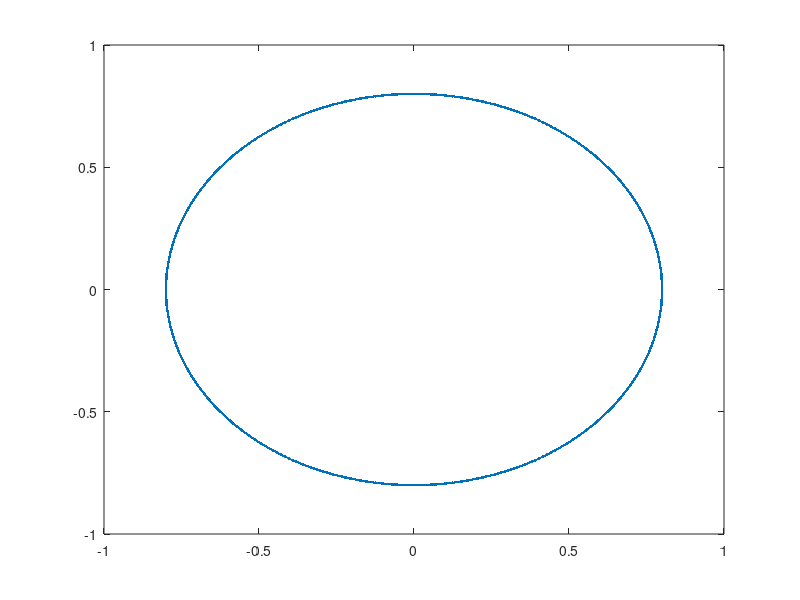

MATLAB code to generate this figure: (Note: this script raises an error after producing the figure.)
%% Laplace circle 

close all;
clear all;

%% Problem parameters :

tol = 1e-4;
r = 0.8;
Ncharges = 1000;
Nx = 500;
Ny = 500;
k = 23;

%% Geometry 

% Grid
Xmin = -1;
Xmax = 1;
Ymin = -1;
Ymax = 1;

Xaxis = linspace(Xmin,Xmax,Nx);
Yaxis = linspace(Xmin,Xmax,Ny)';
gridX = repmat(Xaxis,Ny,1);
gridY = repmat(Yaxis,1,Nx);
gridX = gridX(:);
gridY = gridY(:);
Ngrid = length(gridX);


% Charges
chargesX = r*cos(2*pi*1/Ncharges*(0:Ncharges-1));
chargesY = r*sin(2*pi*1/Ncharges*(0:Ncharges-1));
chargesQ = (rand(Ncharges,1)-1/2)*2/Ncharges;

% Plot the case geometry
figure
plot(chargesX,chargesY,'.');
xlim([Xmin,Xmax]);
ylim([Ymin,Ymax]);


%% Choose the parameter a
Rmax = 2*sqrt(Xmax^2 + Ymax^2);
bessYZs = BesselYZeros(Inf,0,2,k*Rmax);
Rmax = max(bessYZs)/k;
a = sqrt(sqrt(log(1/tol)))/sqrt(sqrt(Ncharges*Nx*Ny))/1.7; % To be modified later
Rmin = a*Rmax;

%% Compute the radial quadrature

D = 2;
c = Inf;
G = @(x)(bessely(0,k*x));
G_norm = @(X)(G(Rmax*X));
tolQuadRad = tol*a;

[ alpha,bessZs,~,resL2 ] = BesselQuadSchmidt( D,c,G_norm,a,1,tolQuadRad,k*Rmax,600);
fApprox = @(x)(besselApprox(bessZs,alpha,0,x,0));
P = length(alpha);

%% Circular quadrature 

asympt = log(8*norm(alpha,1)/tol);
ksi = [];
w = [];
for p = 1:P
    Np = fix((exp(1)*bessZs(p) + asympt))+1;
    err(p) = 3*(exp(1)*bessZs(p)/Np)^Np;
    ksi = [ksi bessZs(p)*exp(1i*(0:Np-1)/Np*2*pi)];
    w = [w alpha(p)/Np*ones(1,Np)];
end

%% Produit matrice vecteur lointain : 

tic

% 1. Passage en fourier non uniforme

nj = Ncharges;
xj = chargesX/Rmax;
yj = chargesY/Rmax;
cj = chargesQ;
iflag = -1; 

nk = length(ksi);
sk = real(ksi)';
tk = imag(ksi)';

aux = nufft2d3(nj,xj,yj,cj,iflag,1e-15,nk,sk,tk);

% 2. Retour en espace
nj = nk;
xj = sk;
yj = tk;
cj = aux.*w';
iflag = 1; 

nk = Nx*Ny;
sk = gridX/Rmax;
tk = gridY/Rmax;

field = nufft2d3(nj,xj,yj,cj,iflag,1e-4,nk,sk,tk)+ G(k*Rmax)*sum(chargesQ);

%% Produit proche

[I,rxy] = rangesearch([chargesX(:) chargesY(:)],[gridX(:) gridY(:)],1.5*Rmin);
jdx = cell2mat(I')';
rxy = cell2mat(rxy')';
idx = zeros(size(jdx));
j = 1;
for i=1:length(I);
    idx(j:j+length(I{i})-1) = i;
    j = j + length(I{i});
end

% Exact value of the green kernel
Gxy = G(rxy);
Gxy(rxy < 1e-15) = 0;
% SCSD values
SCSDxy = fApprox(rxy/Rmax) + G(Rmax);

% Matrix value
val = Gxy - SCSDxy;

% Compute correction matrix
M = sparse(idx,jdx,val,Nx*Ny,Ncharges);

field = field + M*chargesQ;


%% Affichage 

figure
ff = reshape(field,Nx,Ny);
imagesc(gridX,gridY,abs(ff));
xlabel('x')
ylabel('y')
set(gca,'Fontsize',24);
matlab2tikz('C:\Users\Martin\Documents\Cours\SCSD\Latex\ComptesRendus\CircleHelmholtz4.tex'); 


%% Comparaison avec la solution exacte en certains points
Ntest = 1000;
testInd = randsample(Ngrid,Ntest);

testField = zeros(Ntest,1);
for test = 1:Ntest
    t = testInd(test);
    for charge = 1:Ncharges
        r = sqrt((gridX(t)-chargesX(charge))^2+ (gridY(t)-chargesY(charge))^2 );
        testField(test) = testField(test) + bessely(0,k*r)*chargesQ(charge);
    end
end

err = norm(abs(field(testInd) - testField),'inf');
disp(err);

